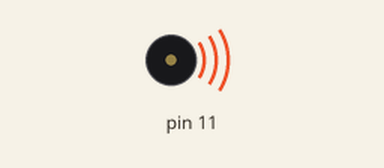
The sketch below on a simulated Arduino Uno, built with avr-gcc and run on an emulated ATmega328P. Shown: buzzer (waves = sounding).

Above: at 0.2 s.
At 6.0 s:
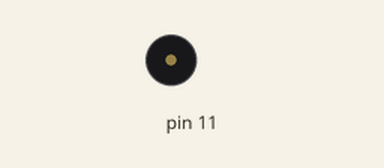
Timing chart, 0 to 8.1 s (numbered marks = the images above):
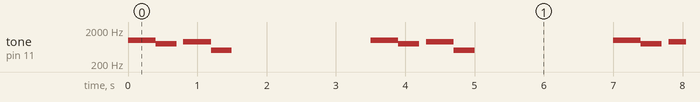

The sketch:

Arduino_sound_3.ino
```cpp
void setup() {


}

void loop() {
  tune(1000 ,400);
 tune(800,300);
  noTone(11);
  delay(100);
  tune(900 ,400);
 tune(500,300);
  noTone(11);
  delay(2000);


}

void tune (int frequency , int _time){
  tone(11,frequency);
  delay(_time);
}
```

Measured:
- by itself, tone on pin 11: repeats every 3.5 s: 800 Hz 0.30 s, silent 0.10 s, 900 Hz 0.40 s, 500 Hz 0.30 s, silent 2.0 s, 1000 Hz 0.40 s
